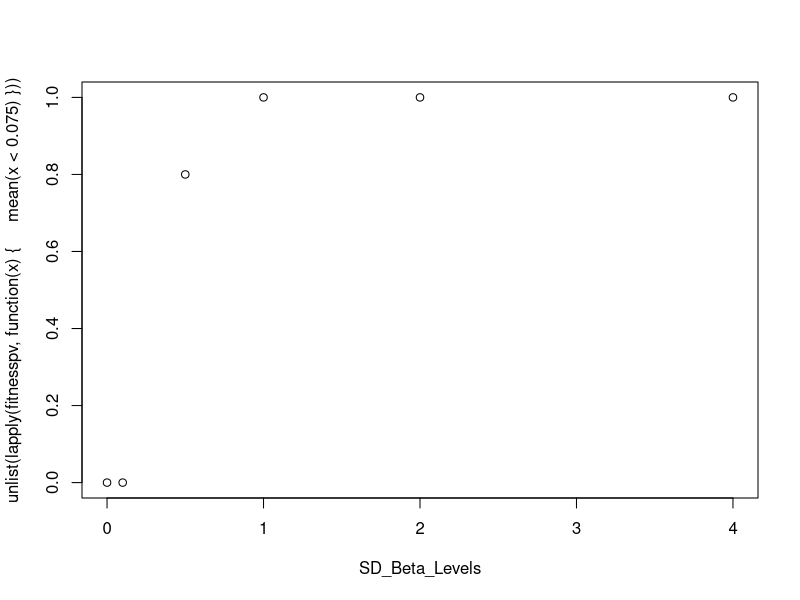
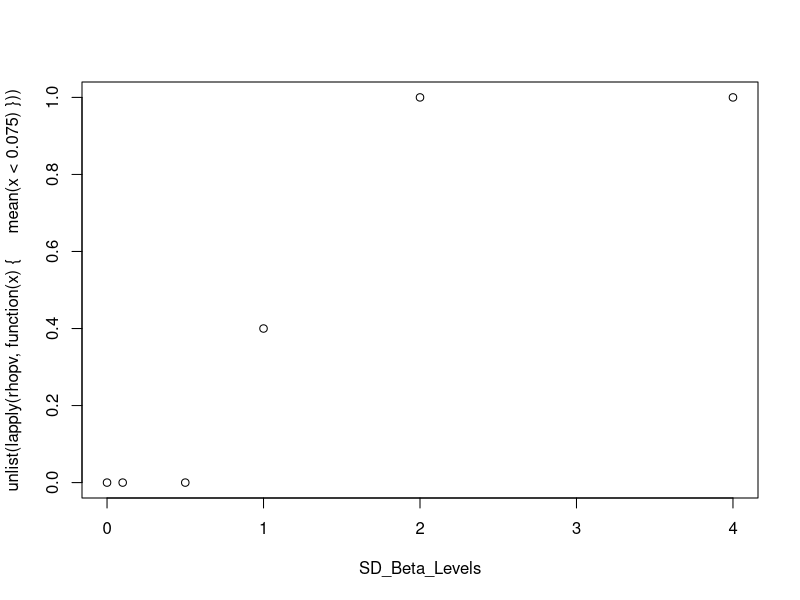
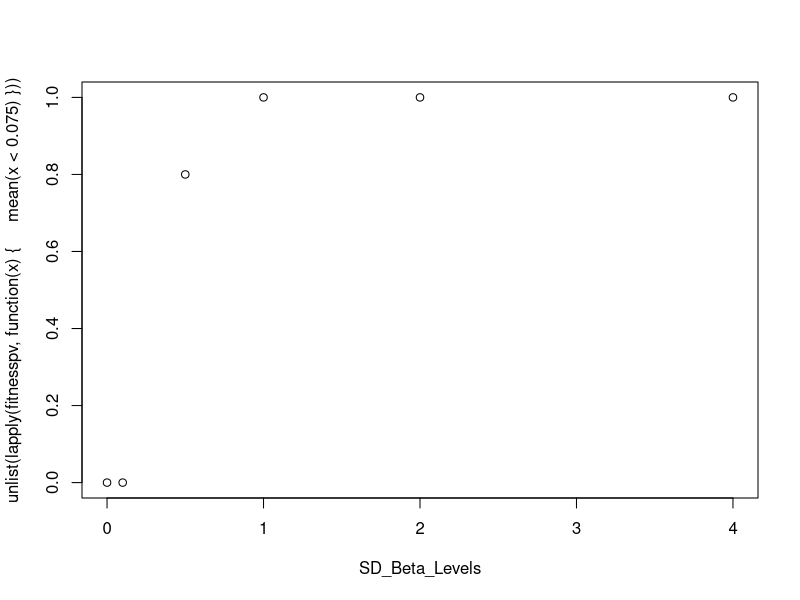

The R script that drew these images, in order:
library(lme4)
setwd(dir = "/home/timothee/Documents/GitHub/FluctuatingSelectionForPubli/")
YearPheno <- read.table(file = "YearPheno.txt", header=T)


#### Global options ####
nbsimuls <- 5 # number of replicates for every scenario
SD_Beta_Levels <- c(0, 0.1, 0.5, 1, 2, 4) #levels of standard deviation over median value for selection
realindnumb <- tapply(YearPheno$ID, YearPheno$Year, function(x){length(unique(x))}) # the sample size per-year
realindnumbRho <- tapply(YearPheno$ID[YearPheno$Phi==1], YearPheno$Year[YearPheno$Phi==1], function(x){length(unique(x))}) # the sample size per-year for reproduction


#### Annualized fitness ####
ZmmARRfitness <- glmer(FitnessZ ~ 1  + BMIst + Sex  +(1+BMIst|Year), data=YearPheno, family=poisson)
SelCoeff_fitness <- getME(ZmmARRfitness, "fixef")["BMIst"]
SDint_fitness <- getME(ZmmARRfitness, "theta")["Year.(Intercept)"]

SDSel_fitness <- SD_Beta_Levels*abs(SelCoeff_fitness)

fitnesspv <- list()
for (vsr in 1:length(SDSel_fitness))
{
  pvalues <- vector(length = nbsimuls)
  
  for (j in 1:nbsimuls)
  {
    nyears <- length(realindnumb)
    nindyear <- realindnumb
    inddata <- c(NA, NA, NA)
    for (i in 1:nyears)
    {
      phen <- rnorm(nindyear[i],mean = 0,sd = 1)
      sel <- rnorm(n = 1, 0, SDSel_fitness[vsr]) # fluctuating selection
      shift <- rnorm(n = 1, 0, SDint_fitness) # uncorrelated intercept variation
      rho <- rpois(n = nindyear[i],lambda = exp(log(2)+shift+sel*phen))
      year <- rep(x = i,times=nindyear[i])
      inddata<- rbind(inddata, cbind(phen, rho, year ))
    }
    inddata <- inddata[!is.na(inddata[,1]),]
    inddata <- as.data.frame(inddata)
    library(lme4)
    
    mfull <- glmer(formula = rho ~ phen + (1+phen|year), data=inddata, family=poisson)
    mnull <- glmer(formula = rho ~ phen + (1|year), data=inddata, family=poisson)
    amn<-anova(mfull, mnull)
    pvalues[j] <- amn$`Pr(>Chisq)`[2]
  }
  fitnesspv[[vsr]] <- pvalues
}

plot(x=SD_Beta_Levels, y=unlist(lapply(fitnesspv, function(x){mean(x<0.075)}))) #1.5 df

#### Annual Reproductive Success ####
ZmmRrho <- glmer(RhoZ ~ 1  + BMIst + Sex  +(1|Year) + (0+BMIst|Year), data=YearPheno[YearPheno$Phi==1,], family=poisson)
SelCoeff_rho <- getME(ZmmRrho, "fixef")["BMIst"]
SDint_rho <- getME(ZmmRrho, "theta")["Year.(Intercept)"]

SDSel_rho <- SD_Beta_Levels*abs(SelCoeff_rho)

rhopv <- list()
for (vsr in 1:length(SDSel_rho))
{
  pvalues <- vector(length = nbsimuls)
  
  for (j in 1:nbsimuls)
  {
    nyears <- length(realindnumbRho)
    nindyear <- realindnumb
    inddata <- c(NA, NA, NA)
    for (i in 1:nyears)
    {
      phen <- rnorm(nindyear[i],mean = 0,sd = 1)
      sel <- rnorm(n = 1, 0, SDSel_rho[vsr]) # fluctuating selection
      shift <- rnorm(n = 1, 0, SDint_rho) # uncorrelated intercept variation
      rho <- rpois(n = nindyear[i],lambda = exp(log(2)+shift+sel*phen))
      year <- rep(x = i,times=nindyear[i])
      inddata<- rbind(inddata, cbind(phen, rho, year ))
    }
    inddata <- inddata[!is.na(inddata[,1]),]
    inddata <- as.data.frame(inddata)
    library(lme4)
    
    mfull <- glmer(formula = rho ~ phen + (1+phen|year), data=inddata, family=poisson)
    mnull <- glmer(formula = rho ~ phen + (1|year), data=inddata, family=poisson)
    amn<-anova(mfull, mnull)
    pvalues[j] <- amn$`Pr(>Chisq)`[2]
  }
  rhopv[[vsr]] <- pvalues
}

plot(x=SD_Beta_Levels, y=unlist(lapply(rhopv, function(x){mean(x<0.075)}))) #1.5 df

#### Survival ####
mmRnoCorphi <- glmer(Phi ~ 1 + BMIst + Sex * Age + (1|Year) + (0+BMIst|Year), data=YearPheno, family=binomial)
SelCoeff_phi <- getME(mmRnoCorphi, "fixef")["BMIst"]
SDint_phi <- getME(mmRnoCorphi, "theta")["Year.(Intercept)"]

SDSel_phi<- SD_Beta_Levels*abs(SelCoeff_phi)

phipv <- list()
for (vsr in 1:length(SDSel_phi))
{
  pvalues <- vector(length = nbsimuls)
  for (j in 1:nbsimuls)
  {
    nyears <- 10
    nindyear <- realindnumb
    inddata <- c(NA, NA, NA)
    yearrealizedbeta <- vector(length = nyears)
    for (i in 1:nyears)
    {
      phen <- rnorm(nindyear[i],mean = 0,sd = 1)
      sel <- rnorm(1,0,SDSel_phi[vsr])
      shift <- rnorm(1,0,SDint_phi)
      phi <- rbinom(n = nindyear[i],size = 1,prob = 1/(1+exp(-(-1+shift+sel*phen))))
      year <- rep(x = i,times=nindyear[i])
      inddata<- rbind(inddata, cbind(phen, phi, year ))
      yearrealizedbeta[i] <- cov(phen, phi)/var(phen) 
    }
    inddata <- inddata[!is.na(inddata[,1]),]
    inddata <- as.data.frame(inddata)
    
    mfull <- glmer(formula = phi ~ phen + (1+phen|year), data=inddata, family=poisson)
    mnull <- glmer(formula = phi ~ phen + (1|year), data=inddata, family=poisson)
    amn<-anova(mfull, mnull)
    pvalues[j] <- amn$`Pr(>Chisq)`[2]
  }
  phipv[[vsr]] <- pvalues
}

plot(x=SD_Beta_Levels, y=unlist(lapply(fitnesspv, function(x){mean(x<0.075)}))) #1.5 df